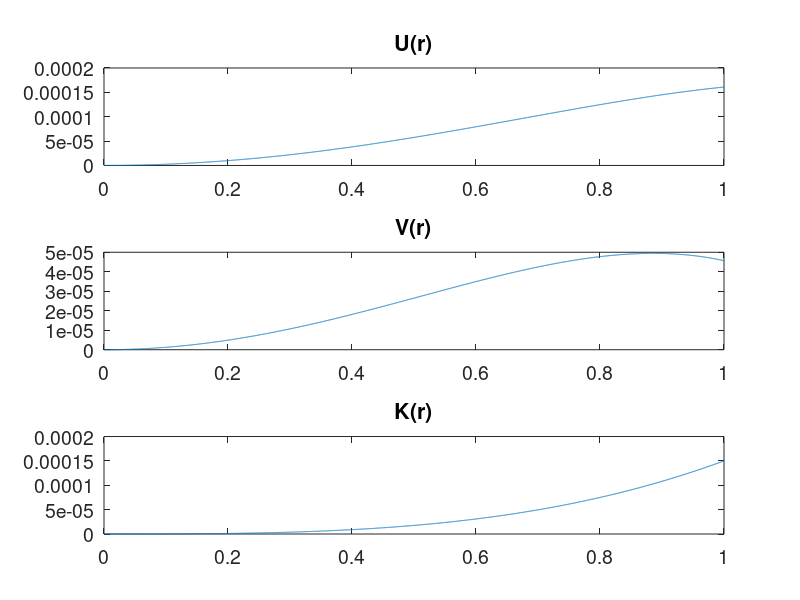

MATLAB code to generate this figure:
clearvars;
set(0,'defaultaxesfontsize',14);
set(0,'defaulttextfontsize',14);
% gravity flag
flag = 0; % =0: no gravity; =1: with gravity

back_fd =0; 
forward_fd =0; 
central_fd = 1; 

% universal gravity constant
G = 6.67408e-11; % m3/kg/s2

% planet radius
a = 2000e3; % m
rho = 2840; % kg/m3
Mplanet = 4/3*pi*a^3*rho; % planet mass
gplanet = G*Mplanet/a^2; % planet surface gravity

vs = 1200; % m/s
vp = 3000; % m/s

mu = rho*vs*vs; % shear modulus
lambda = rho*vp*vp - 2 *mu; % Lame constant

B = lambda /mu;

% moon orbit radius
rp = 10*a;
% moon mass
moon = 1e16; % kg
fac = sqrt(5/(4*pi));

A = G*moon/rp^3/fac;
gra_flag=1;
w=0;
%% devide to M segment
M=2;
N=20;
Nr=5000/M;
dr=1/M;
bdw=sqrt(mu);
%% coupling coefficients of base fnction
c=zeros(N+2,N+2,M);
for m=1:M
    rl=(m-1)*dr;
    rh=m*dr;
    r=linspace(rl,rh,Nr);
    for k=1:N+2
        for n=1:N+2
            %c(k,n,m)=sum(r.^k.*r.^n)*dr;
            %c(k,n,m)=1/(n-1+k)*(rh^(k+n)-rl^(k+n-1));
            if k==1 && n==1
                c(k,n,m)=rh-rl;
            else
                k0=k-1;
                n0=n-1;
                c(k,n,m)=1/(k0+n0)*(rh^(k0+n0+1)-rl^(k0+n0));
            end
        end
        
    end
end
%% construct matrix
Q=zeros((3*N+6)*M+3,3*N*M);
b=zeros((3*N+6)*M+3,1);
krow=0;
for m=1:M
    %eq1
    for k=1:N
        krow=krow+1;
        for n=1:N
            n0=n-1;
            Q(krow,n+(m-1)*N*3)=Q(krow,n+(m-1)*N*3)+mu*(-10-2*B+4*n0+2*B*n0...
                +2*(n0-1)*n0+B*n0*(n0-1))*c(k,n,m)+rho*w^2*c(k,n+2,m);
            Q(krow,n+N+(m-1)*N*3)=Q(krow,n+N+(m-1)*N*3)+mu*(18+6*B-6*n0...
                -6*B*n0)*c(k,n,m);
            if gra_flag==1
                Q(krow,n+(m-1)*N*3)=Q(krow,n+(m-1)*N*3)+4/3*G*pi*a^2*rho^2*c(k,n+2,m);
                Q(krow,n+N+(m-1)*N*3)=Q(krow,n+N+(m-1)*N*3)-8*G*pi*a^2*rho^2*c(k,n+2,m);
                Q(krow,n+2*N+(m-1)*N*3)=Q(krow,n+2*N+(m-1)*N*3)+n0*a*rho*c(k,n+1,m);
            end
        end
        %b(krow)=-sum(rho*2*A*r.^3.*r.^k)*dr*a^3;
        b(krow)=-rho*A*2*a^3*c(k,4,m);
    end
    %eq2
    for k=1:N
        krow=krow+1;
        for n=1:N
            n0=n-1;
            Q(krow,n+(m-1)*N*3)=Q(krow,n+(m-1)*N*3)+mu*(4+2*B+n0+B*n0)*c(k,n,m);
            Q(krow,n+N+(m-1)*N*3)=Q(krow,n+N+(m-1)*N*3)+mu*(-12-6*B+2*n0+...
                (n0-1)*n0)*c(k,n,m)+rho*w^2*c(k,n+2,m);
            if gra_flag==1
                Q(krow,n+(m-1)*N*3)=Q(krow,n+(m-1)*N*3)-4/3*G*pi*a^2*rho^2*c(k,n+2,m);
                Q(krow,n+2*N+(m-1)*N*3)=Q(krow,n+2*N+(m-1)*N*3)+a*rho*c(k,n+1,m);
            end
        end
        b(krow)=-rho*A*a^3*c(k,4,m);
    end
    %eq3
    if gra_flag==1
        for k=1:N
            krow=krow+1;
            for n=1:N
                n0=n-1;
                Q(krow,n+2*N+(m-1)*N*3)=Q(krow,n+2*N+(m-1)*N*3)+(-6+2*n0+n0*(n0-1))*c(k,n,m);
                Q(krow,n+(m-1)*N*3)=Q(krow,n+(m-1)*N*3)+(-8*G*pi*a*rho-4*G*pi*a*n0*rho)*c(k,n+1,m);
                Q(krow,n+N+(m-1)*N*3)=Q(krow,n+N+(m-1)*N*3)+24*G*pi*a*rho*c(k,n+1,m);
            end
            
        end
    end
    
    %BC
    
    if m<M 
        % BC for U
        krow=krow+1;
        for n=1:N
            n0=n-1;
            Q(krow,n+(m-1)*N*3)=Q(krow,n+(m-1)*N*3)+(m/M)^n0*bdw;
            Q(krow,n+(m)*N*3)=Q(krow,n+(m)*N*3)+(-(m/M)^n0)*bdw;
        end
        krow=krow+1;
        for n=1:N
            n0=n-1;
            Q(krow,n+(m-1)*N*3)=Q(krow,n+(m-1)*N*3)+n0*(m/M)^(n0-1)*bdw;
            Q(krow,n+(m)*N*3)=Q(krow,n+(m)*N*3)+(-n0*(m/M)^(n0-1))*bdw;
        end
        krow=krow+1;
        % BC for V
        for n=1:N
            n0=n-1;
            Q(krow,n+N+(m-1)*N*3)=Q(krow,n+N+(m-1)*N*3)+(m/M)^n0*bdw;
            Q(krow,n+N+(m)*N*3)=Q(krow,n+N+(m)*N*3)+(-(m/M)^n0)*bdw;
        end
        krow=krow+1;
        for n=1:N
            n0=n-1;
            Q(krow,n+N+(m-1)*N*3)=Q(krow,n+N+(m-1)*N*3)+n0*(m/M)^(n0-1)*bdw;
            Q(krow,n+N+(m)*N*3)=Q(krow,n+N+(m)*N*3)+(-n0*(m/M)^(n0-1))*bdw;
        end
        krow=krow+1;
        % BC for K
        if gra_flag==1
            for n=1:N
                n0=n-1;
                Q(krow,n+2*N+(m-1)*N*3)=Q(krow,n+2*N+(m-1)*N*3)+(m/M)^n0*bdw;
                Q(krow,n+2*N+(m)*N*3)=Q(krow,n+2*N+(m)*N*3)+(-(m/M)^n0)*bdw;
            end
        end
        krow=krow+1;
        if gra_flag==1
            for n=1:N
                n0=n-1;
                Q(krow,n+2*N+(m-1)*N*3)=Q(krow,n+2*N+(m-1)*N*3)+n0*(m/M)^(n0-1)*bdw;
                Q(krow,n+2*N+(m)*N*3)=Q(krow,n+2*N+(m)*N*3)+(-n0*(m/M)^(n0-1))*bdw;
            end
        end
    end
end
% BC1
krow=krow+1;
for n=1:N
    n0=n-1;
    Q(krow,n+(M-1)*N*3)=Q(krow,n+(M-1)*N*3)+(2*B+n0*(2+B))*bdw;
    Q(krow,n+N+(M-1)*N*3)=Q(krow,n+N+(M-1)*N*3)-6*B*bdw;
end
% BC2
krow=krow+1;
for n=1:N
    n0=n-1;
    Q(krow,n+(M-1)*N*3)=Q(krow,n+(M-1)*N*3)+1*bdw;
    Q(krow,n+N+(M-1)*N*3)=Q(krow,n+N+(M-1)*N*3)+(-1+n0)*bdw;
end
%BC3

if gra_flag==1
    krow=krow+1;
    for n=1:N
        n0=n-1;
        Q( krow ,n+2*N+(M-1)*N*3)=Q( krow ,n+2*N+(M-1)*N*3)+3*bdw;
        Q( krow ,n+(M-1)*N*3)=Q( krow ,n+(M-1)*N*3)+(-4*G*pi*rho*a)*bdw;
        Q( krow ,n+2*N+(M-1)*N*3)=Q( krow ,n+2*N+(M-1)*N*3)+n0*bdw;
    end
     krow=krow+1;
     Q( krow ,1+2*N)=1*bdw;
end
krow=krow+1;
Q( krow ,1)=1*bdw;
krow=krow+1;
Q( krow ,1+N)=1*bdw;
%%
x=Q\b;
%%
Ua=sum(x(1+(M-1)*N*3:N+(M-1)*N*3));
Vnorthpole = G * moon / rp^3 * a^2;
hhydro = Vnorthpole/gplanet;
h2 = Ua / hhydro *fac 
%%
figure

subplot(3,1,1)
Ur=[];
rall=[];
for m=1:M
    rl=(m-1)*dr;
    rh=m*dr;
    r=linspace(rl,rh,Nr);
    Ur0=0;
    for n=1:N
       Ur0=Ur0+x(n+(m-1)*N*3)*r.^n;
    end
    Ur=[Ur,Ur0];
    rall=[rall,r];
end
plot(rall,Ur)
title('U(r)')
subplot(3,1,2)
Vr=[];

for m=1:M
    rl=(m-1)*dr;
    rh=m*dr;
    r=linspace(rl,rh,Nr);
    Vr0=0;
    for n=1:N
       Vr0=Vr0+x(n+N+(m-1)*N*3)*r.^n;
    end
    Vr=[Vr,Vr0];
end
plot(rall,Vr)
title('V(r)')
subplot(3,1,3)
Kr=[];

for m=1:M
    rl=(m-1)*dr;
    rh=m*dr;
    r=linspace(rl,rh,Nr);
    Kr0=0;
    for n=1:N
       Kr0=Kr0+x(n+2*N+(m-1)*N*3)*r.^n;
    end
    Kr=[Kr,Kr0];
end
plot(rall,Kr)
title('K(r)')